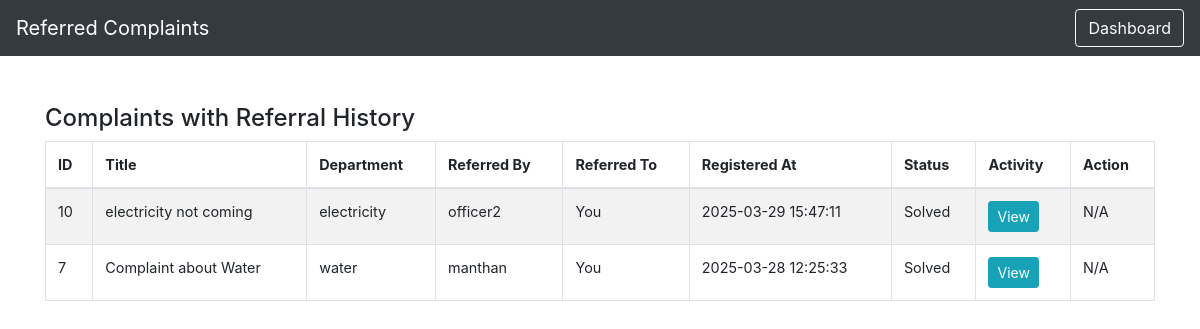
/officer/all_referred_complaints.php (signed in), run on the app's committed database.
### tables this page shows
CREATE TABLE `complaints` (
  `id` int(11) NOT NULL,
  `citizen_id` int(11) NOT NULL,
  `department_id` int(11) NOT NULL,
  `title` varchar(255) NOT NULL,
  `description` text NOT NULL,
  `status` enum('registered','in_progress','solved','referred') DEFAULT 'registered',
  `priority` enum('top','medium','normal','low') DEFAULT 'normal',
  `officer_id` int(11) DEFAULT NULL,
  `dept_head_id` int(11) DEFAULT NULL,
  `referred_by` int(11) DEFAULT NULL,
  `referred_at` timestamp NULL DEFAULT NULL,
  `remarks` text DEFAULT NULL,
  `response` text DEFAULT NULL,
  `review_rating` int(11) DEFAULT NULL,
  `review_feedback` text DEFAULT NULL,
  `ai_summary_complaint` text DEFAULT NULL,
  `ai_summary_response` text DEFAULT NULL,
  `target_id` int(11) DEFAULT NULL,
  `target_role` enum('officer','dept_head') DEFAULT NULL,
  `created_at` timestamp NOT NULL DEFAULT current_timestamp(),
  `updated_at` timestamp NOT NULL DEFAULT current_timestamp() ON UPDATE current_timestamp()
);

CREATE TABLE `departments` (
  `id` int(11) NOT NULL,
  `name` varchar(100) NOT NULL,
  `description` text DEFAULT NULL,
  `created_at` timestamp NOT NULL DEFAULT current_timestamp()
);

### officer/all_referred_complaints.php (the view, shortened to what this page needs)
<?php
include('../config.php');
$officer_id = $_SESSION['officer_id'];
$sql = "SELECT c.*,
        d.name as dept_name,
        (SELECT name FROM users u WHERE u.id = c.referred_by) AS referrer,
        (SELECT name FROM users u WHERE u.id = c.officer_id) AS assigned_officer
        FROM complaints c
        JOIN departments d ON c.department_id = d.id
        WHERE c.referred_by IS NOT NULL
          AND (c.officer_id = '$officer_id' OR c.referred_by = '$officer_id')
        ORDER BY c.created_at DESC";
$result = $conn->query($sql);
?>
<!DOCTYPE html>
<html lang="en">
<head>
  <link rel="stylesheet" href="https://stackpath.bootstrapcdn.com/bootstrap/4.5.2/css/bootstrap.min.css">
</head>
<body>
  <nav class="navbar navbar-expand-lg navbar-dark bg-dark">
    <span class="navbar-brand">Referred Complaints</span>
    <div class="ml-auto">
      <a href="officer_dashboard.php" class="btn btn-outline-light">Dashboard</a>
    </div>
  </nav>
  <div class="container mt-5">
    <h4>Complaints with Referral History</h4>
    <?php if($result && $result->num_rows > 0){ ?>
      <table class="table table-bordered table-striped">
        <thead>
          <tr>
            <th>ID</th>
            <th>Title</th>
            <th>Department</th>
            <th>Referred By</th>
            <th>Referred To</th>
            <th>Registered At</th>
            <th>Status</th>
            <th>Activity</th>
            <th>Action</th>
          </tr>
        </thead>
        <tbody>
        <?php while($row = $result->fetch_assoc()){
              if($row['referred_by'] == $officer_id){
                  $referredBy = "You";
                  $referredTo = $row['assigned_officer'];
              } else if($row['officer_id'] == $officer_id){
                  $referredBy = $row['referrer'];
                  $referredTo = "You";
              } else {
                  $referredBy = $row['referrer'];
                  $referredTo = $row['assigned_officer'];
              }
              ?>
          <tr>
            <td><?php echo $row['id']; ?></td>
            <td><?php echo htmlspecialchars($row['title']); ?></td>
            <td><?php echo htmlspecialchars($row['dept_name']); ?></td>
            <td><?php echo $referredBy; ?></td>
            <td><?php echo $referredTo; ?></td>
            <td><?php echo $row['created_at']; ?></td>
            <td><?php echo ucfirst($row['status']); ?></td>
            <td>
              <button class="btn btn-info btn-sm" onclick="openActivity(<?php echo $row['id']; ?>)">View</button>
            </td>
            <td>
              <?php
              if($row['officer_id'] == $officer_id && $row['status'] == 'referred'){
                  echo '<a href="solve_referred_complaints.php?complaint_id='.$row['id'].'" class="btn btn-primary btn-sm">Solve</a>';
              } else {
                  echo "N/A";
              }
              ?>
            </td>
          </tr>
        <?php } ?>
        </tbody>
      </table>
    <?php } else {
        echo "<div class='alert alert-info'>No referred complaints found.</div>";
    } ?>
  </div>
</body>
</html>

### officer/all_referred_complaints.php (style rules this page uses)
th, td { font-size: 0.9rem; }

### data on the page
complaints: id "10", title "electricity not coming", department.name "electricity", referredBy "officer2", officer "You", created_at "2025-03-29 15:47:11", status "Solved", shows "N/A"
complaints: id "7", title "Complaint about Water", department.name "water", referredBy "manthan", officer "You", created_at "2025-03-28 12:25:33", status "Solved", shows "N/A"
